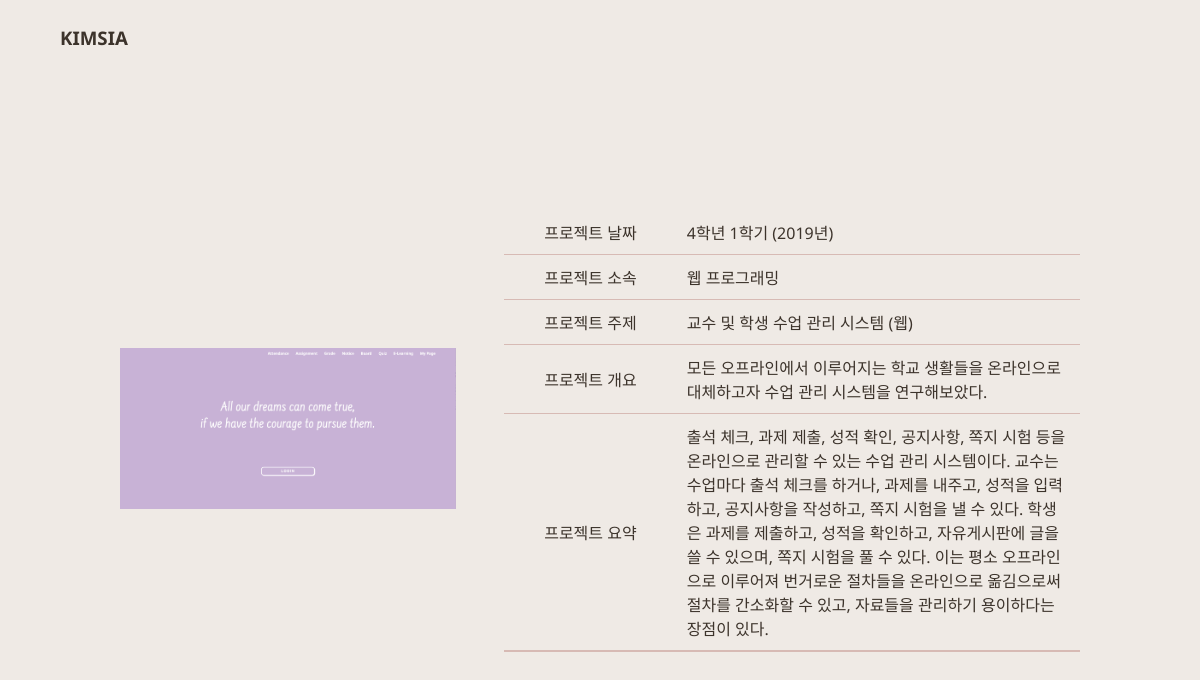
Page /detail/2 on the earlier database version.
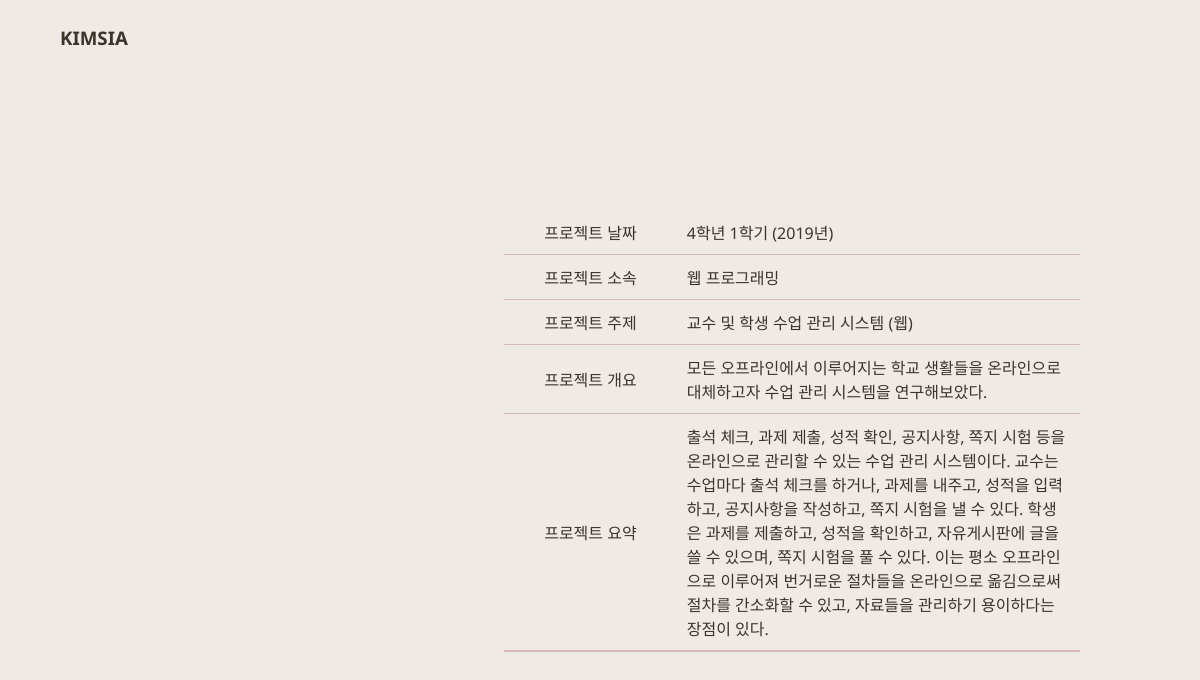
Same page on the later database version.
### siaApp/models.py (models this page shows)
class ProjectList(models.Model):
    proj_date = models.CharField(max_length = 30)
    proj_group = models.CharField(max_length = 30)
    proj_topic = models.TextField()
    proj_overview = models.TextField()
    proj_summary = models.TextField()
    proj_img = models.ImageField(upload_to='images/', blank = True, null = True)

### siaApp/views.py (the view)
# urls.py: path('detail/<int:project_pk>', views.detail, name = "detail")
def detail(request, project_pk):
    project = ProjectList.objects.get(pk=project_pk)
    context = {
        'project_obj' : project
    }
    return render(request, 'detail.html', context)

### siaApp/templates/detail.html (shortened to what this page needs)
<!DOCTYPE html>
<html lang="en">
<head>
    {% load static %}
    <link rel="stylesheet" type="text/css" href="{% static 'css/style.css' %}" />
    <link rel="stylesheet" type="text/css" href="{% static 'css/detail.css' %}" />
    <link href="https://fonts.googleapis.com/css2?family=Noto+Sans:wght@400;700&display=swap" rel="stylesheet"></head>
</head>
<body>
    <header>
        <a href="http://www.kimsia.shop/">KIMSIA</a>
    </header>
    <div class = "container">
        <div class = "image">
            {% if project_obj.proj_img.url != NULL %}
                <img src = "{{project_obj.proj_img.url}}">
            {% endif %}
        </div>
        <div class = "table_container">
            <table>
                <tr>
                    <td>프로젝트 날짜</td>
                    <td>{{ project_obj.proj_date }}</td>
                </tr>
                <tr>
                    <td>프로젝트 소속</td>
                    <td>{{ project_obj.proj_group }}</td>
                </tr>
                <tr>
                    <td>프로젝트 주제</td>
                    <td>{{ project_obj.proj_topic }}</td>
                </tr>
                <tr>
                    <td>프로젝트 개요</td>
                    <td>{{ project_obj.proj_overview }}</td>
                </tr>
                <tr>
                    <td>프로젝트 요약</td>
                    <td>{{ project_obj.proj_summary }}</td>
                </tr>
            </table>
        </div>
    </div>
</body>
</html>

Differences in the rows shown:
changed ProjectList "4학년 1학기 (2019년)": proj_img: picture removed
